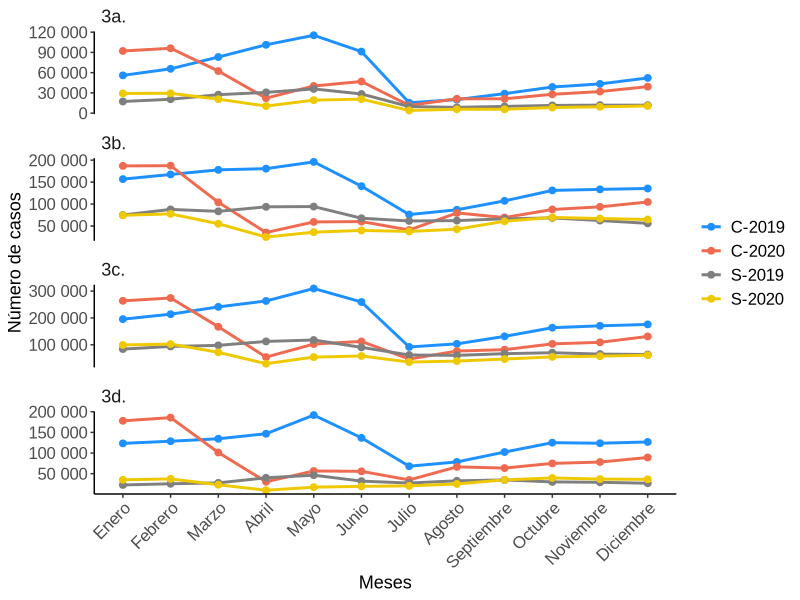

R code for this plot: (Note: this script raises an error after producing the figure.)
library(readxl)
library(dplyr)
library(ggplot2)
library(tidyverse)
library(ggrepel) 
library(scales)

rm(list=ls())

#Datos
datosfig3 <- read_excel("data/data_cap_014/datosfig3.xlsx")


#Transformar a formato largo
datosfig3_long <- datosfig3 |>
  pivot_longer(cols = starts_with("C-") | starts_with("S-"),
               names_to = "Grupo",
               values_to = "Casos") |>
  mutate(
    Mes = factor(Mes, levels = c("Enero", "Febrero", "Marzo", "Abril", "Mayo", "Junio",
                                 "Julio", "Agosto", "Septiembre", "Octubre", "Noviembre", "Diciembre")),
    Panel = factor(Panel, levels = c("3a.", "3b.", "3c.","3d."))
  )




# Gráfica
gparaclinicos <- ggplot(datosfig3_long, aes(x = Mes, y = Casos, color = Grupo, group = Grupo)) +
  geom_line(size = 1) +
  geom_point(size = 2) +
  facet_wrap(~ Panel, ncol = 1, scales = "free_y", strip.position = "top") + 
  scale_color_manual(
    values = c(
      "C-2019" = "#1E90FF",   
      "C-2020" = "#EE6A50",   
      "S-2019" = "grey50", 
      "S-2020" = "#EEC900"    
    )
  ) +
  scale_y_continuous(labels = label_number())+
  labs(
    x = "Meses",
    y = "Número de casos",
    color = NULL
  ) +
  theme_classic(base_family = "Arial") +
  theme(
    strip.placement = "outside",              
    strip.text = element_text(                
      size = 13,                              
      hjust = 0,                              
      margin = margin(t = 0, b = 5, l = 5)    
    ),
    strip.background = element_blank(),  
    axis.text.x = element_text(angle = 45, hjust = 1, size=12),
    axis.text.y = element_text(size=12),
    axis.title.x = element_text(size=13),
    axis.title.y = element_text(size=13),
    legend.text = element_text(size=12),
    panel.spacing.y = unit(1, "lines")
  )


gparaclinicos

#Guardar Gráfica
ggsave("outputs/grafic_cap_014/f3_paraclinicos.jpg",
       plot = gparaclinicos, 
       width = 8, 
       height = 7, 
       dpi = 300)
